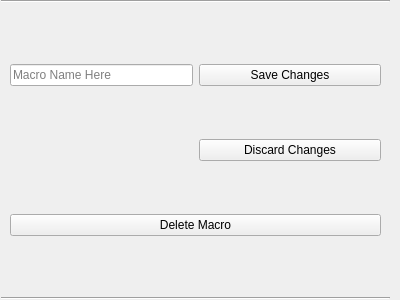
<?xml version="1.0" encoding="UTF-8"?>
<ui version="4.0">
 <class>Form</class>
 <widget class="QWidget" name="Form">
  <property name="geometry">
   <rect>
    <x>0</x>
    <y>0</y>
    <width>400</width>
    <height>300</height>
   </rect>
  </property>
  <property name="sizePolicy">
   <sizepolicy hsizetype="Minimum" vsizetype="Maximum">
    <horstretch>0</horstretch>
    <verstretch>0</verstretch>
   </sizepolicy>
  </property>
  <property name="minimumSize">
   <size>
    <width>240</width>
    <height>0</height>
   </size>
  </property>
  <property name="focusPolicy">
   <enum>Qt::ClickFocus</enum>
  </property>
  <property name="windowTitle">
   <string>Form</string>
  </property>
  <layout class="QGridLayout" name="gridLayout">
   <property name="leftMargin">
    <number>1</number>
   </property>
   <property name="topMargin">
    <number>0</number>
   </property>
   <property name="rightMargin">
    <number>10</number>
   </property>
   <property name="bottomMargin">
    <number>0</number>
   </property>
   <property name="spacing">
    <number>5</number>
   </property>
   <item row="0" column="0">
    <widget class="Line" name="line_3">
     <property name="orientation">
      <enum>Qt::Horizontal</enum>
     </property>
    </widget>
   </item>
   <item row="2" column="0">
    <widget class="Line" name="line">
     <property name="orientation">
      <enum>Qt::Horizontal</enum>
     </property>
    </widget>
   </item>
   <item row="1" column="0">
    <widget class="QWidget" name="widget" native="true">
     <layout class="QGridLayout" name="gridLayout_2">
      <item row="1" column="0">
       <widget class="QWidget" name="MacroHotkey" native="true">
        <property name="sizePolicy">
         <sizepolicy hsizetype="MinimumExpanding" vsizetype="Maximum">
          <horstretch>0</horstretch>
          <verstretch>0</verstretch>
         </sizepolicy>
        </property>
        <layout class="QHBoxLayout" name="horizontalLayout">
         <property name="spacing">
          <number>0</number>
         </property>
         <property name="leftMargin">
          <number>0</number>
         </property>
         <property name="topMargin">
          <number>0</number>
         </property>
         <property name="rightMargin">
          <number>0</number>
         </property>
         <property name="bottomMargin">
          <number>0</number>
         </property>
        </layout>
       </widget>
      </item>
      <item row="1" column="1">
       <widget class="QPushButton" name="DiscardChanges">
        <property name="sizePolicy">
         <sizepolicy hsizetype="MinimumExpanding" vsizetype="Maximum">
          <horstretch>0</horstretch>
          <verstretch>0</verstretch>
         </sizepolicy>
        </property>
        <property name="text">
         <string>Discard Changes</string>
        </property>
       </widget>
      </item>
      <item row="0" column="0">
       <widget class="QLineEdit" name="MacroNameField">
        <property name="sizePolicy">
         <sizepolicy hsizetype="MinimumExpanding" vsizetype="Maximum">
          <horstretch>0</horstretch>
          <verstretch>0</verstretch>
         </sizepolicy>
        </property>
        <property name="minimumSize">
         <size>
          <width>0</width>
          <height>0</height>
         </size>
        </property>
        <property name="placeholderText">
         <string>Macro Name Here</string>
        </property>
       </widget>
      </item>
      <item row="0" column="1">
       <widget class="QPushButton" name="SaveButton">
        <property name="sizePolicy">
         <sizepolicy hsizetype="MinimumExpanding" vsizetype="Maximum">
          <horstretch>0</horstretch>
          <verstretch>0</verstretch>
         </sizepolicy>
        </property>
        <property name="autoFillBackground">
         <bool>false</bool>
        </property>
        <property name="styleSheet">
         <string notr="true"/>
        </property>
        <property name="text">
         <string>Save Changes</string>
        </property>
        <property name="checkable">
         <bool>false</bool>
        </property>
       </widget>
      </item>
      <item row="2" column="0" colspan="2">
       <widget class="QPushButton" name="DeleteMacroButton">
        <property name="text">
         <string>Delete Macro</string>
        </property>
       </widget>
      </item>
     </layout>
    </widget>
   </item>
  </layout>
 </widget>
 <resources/>
 <connections/>
</ui>
